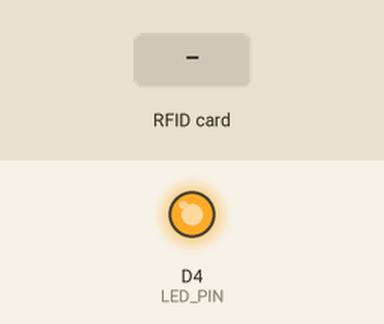
The sketch below on a simulated ESP8266 (NodeMCU). Parts: output pins drawn as LEDs (lit = HIGH). Inputs (shaded band) come from the test bench. What the sketch prints to the serial monitor is not drawn.

Above: at 1.2 s.
1.3 s: RFID card 5E 7A 19 C4 held to the reader
At 2.0 s:
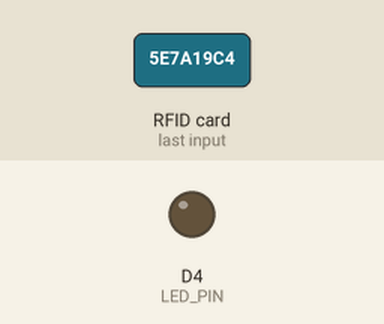
Timing chart, 0 to 4.3 s (numbered marks = the images above; inputs shaded):
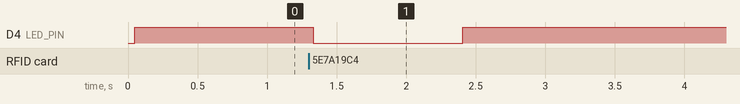

Measured:
- after the input at 1.3 s, D4 (LED_PIN): HIGH → LOW at once, → HIGH 1.1 s later

The sketch:

MifareclassicLEDblink.ino
```cpp
#include <SPI.h>
#include <MFRC522.h>

#define SS_PIN D2
#define RST_PIN D1
#define LED_PIN D4   // Built-in LED on NodeMCU (active LOW)

MFRC522 mfrc522(SS_PIN, RST_PIN);

void setup() {
  Serial.begin(9600);
  SPI.begin();
  mfrc522.PCD_Init();
  pinMode(LED_PIN, OUTPUT);
  digitalWrite(LED_PIN, HIGH); // LED OFF initially
  Serial.println("Place card near the reader...");
}

void loop() {
  // Check if a card is near
  if (mfrc522.PICC_IsNewCardPresent() && mfrc522.PICC_ReadCardSerial()) {
    // Card detected → turn LED ON
    digitalWrite(LED_PIN, LOW);
    delay(1000); // LED ON

    // Optional: print card UID
    Serial.print("Card UID: ");
    for (byte i = 0; i < mfrc522.uid.size; i++) {
      Serial.print(mfrc522.uid.uidByte[i], HEX);
      Serial.print(" ");
    }
    Serial.println();

    // Halt the card to be ready for next detection
    mfrc522.PICC_HaltA();
    mfrc522.PCD_StopCrypto1();

  } else {
    // No card → LED OFF
    digitalWrite(LED_PIN, HIGH); // LED OFF
  }

  delay(50); // small delay for stability
}
```
